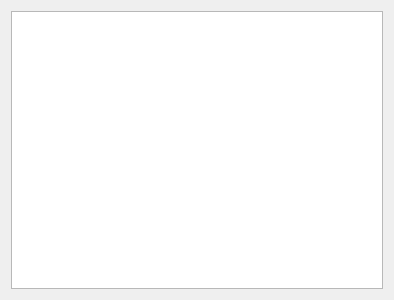
<?xml version="1.0" encoding="UTF-8"?>
<ui version="4.0">
 <class>MarkList</class>
 <widget class="QDialog" name="MarkList">
  <property name="geometry">
   <rect>
    <x>0</x>
    <y>0</y>
    <width>394</width>
    <height>300</height>
   </rect>
  </property>
  <property name="windowTitle">
   <string>Mark List</string>
  </property>
  <layout class="QHBoxLayout" name="horizontalLayout">
   <item>
    <widget class="QTableView" name="tableView">
     <property name="contextMenuPolicy">
      <enum>Qt::CustomContextMenu</enum>
     </property>
     <property name="editTriggers">
      <set>QAbstractItemView::AnyKeyPressed|QAbstractItemView::EditKeyPressed</set>
     </property>
     <property name="alternatingRowColors">
      <bool>true</bool>
     </property>
     <property name="selectionMode">
      <enum>QAbstractItemView::ExtendedSelection</enum>
     </property>
     <property name="selectionBehavior">
      <enum>QAbstractItemView::SelectRows</enum>
     </property>
     <property name="sortingEnabled">
      <bool>true</bool>
     </property>
     <attribute name="horizontalHeaderDefaultSectionSize">
      <number>170</number>
     </attribute>
    </widget>
   </item>
  </layout>
 </widget>
 <resources/>
 <connections/>
</ui>
